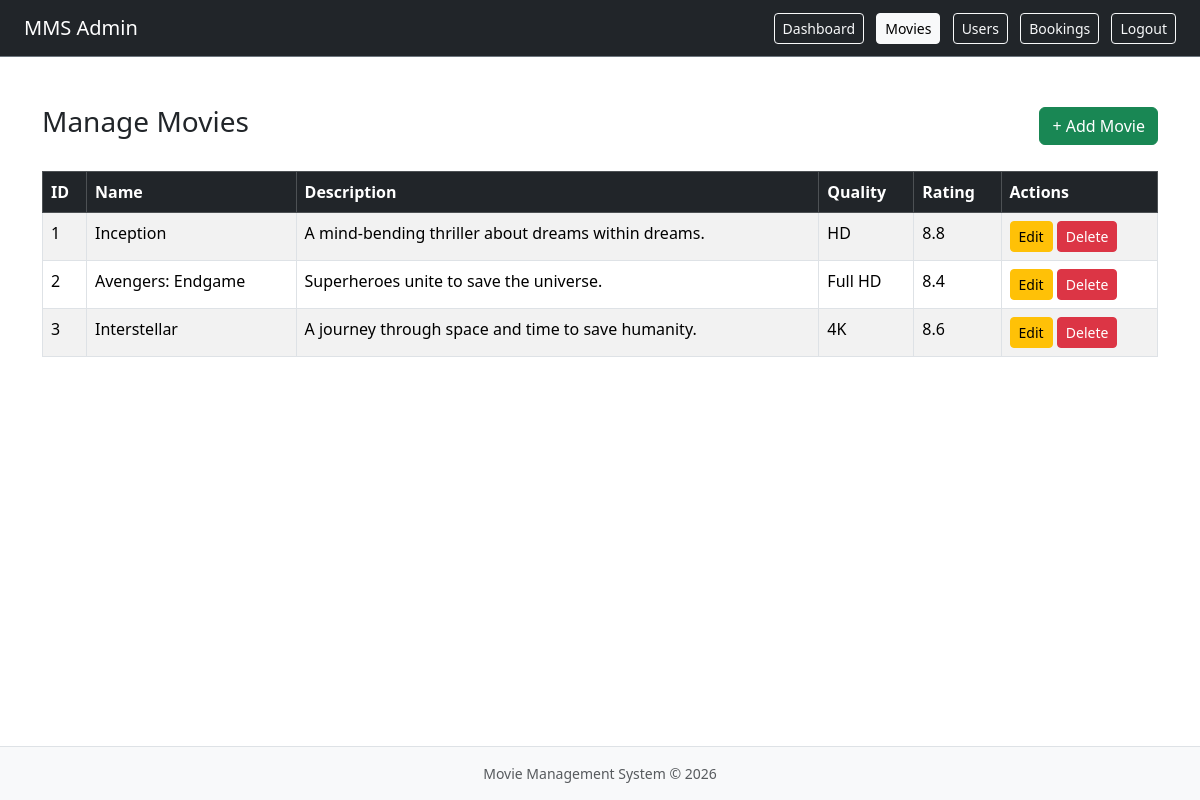
The app's page /admin/manage_movies.php (signed in) with its own data.
### tables this page shows
CREATE TABLE `movies` (
  `id` int NOT NULL AUTO_INCREMENT,
  `movie_name` varchar(250) NOT NULL,
  `movie_desc` varchar(250) NOT NULL,
  `movie_quality` varchar(250) NOT NULL,
  `movie_rating` varchar(250) NOT NULL,
  `movie_image` varchar(250) NOT NULL,
  PRIMARY KEY (`id`)
);

### admin/manage_movies.php (the view, shortened to what this page needs)
<?php
require_once __DIR__ . "/../config.php";
require_once __DIR__ . "/../helpers.php";
$movies = [];
$result = mysqli_query($conn, "SELECT * FROM movies ORDER BY id");
while ($row = mysqli_fetch_assoc($result)) {
    $movies[] = $row;
}
?>
<!DOCTYPE html>
<html lang="en">
<head>
    <link href="
https://cdn.jsdelivr.net/npm/bootstrap@5.3.8/dist/css/bootstrap.min.css
"
          rel="stylesheet"
>
</head>
<body class="d-flex flex-column min-vh-100">
<nav class="navbar navbar-dark bg-dark px-4 border-bottom border-secondary">
    <span class="navbar-brand">MMS Admin</span>
    <div>
        <a href="dashboard.php" class="btn btn-outline-light btn-sm me-2">Dashboard</a>
        <a href="manage_movies.php" class="btn btn-light btn-sm me-2">Movies</a>
        <a href="manage_users.php" class="btn btn-outline-light btn-sm me-2">Users</a>
        <a href="manage_bookings.php" class="btn btn-outline-light btn-sm me-2">Bookings</a>
        <a href="../logout.php" class="btn btn-outline-light btn-sm">Logout</a>
    </div>
</nav>
<div class="container mt-5">
    <div class="d-flex justify-content-between align-items-center mb-4">
        <h3>Manage Movies</h3>
        <button class="btn btn-success" data-bs-toggle="modal" data-bs-target="#addModal">
            + Add Movie
        </button>
    </div>
    <table class="table table-bordered table-striped">
        <thead class="table-dark">
            <tr>
                <th>ID</th>
                <th>Name</th>
                <th>Description</th>
                <th>Quality</th>
                <th>Rating</th>
                <th>Actions</th>
            </tr>
        </thead>
        <tbody>
            <?php foreach ($movies as $movie): ?>
                <?php $movie_id = (int) $movie["id"]; ?>
                <tr>
                    <td><?php echo safe_text($movie_id); ?></td>
                    <td><?php echo safe_text($movie["movie_name"]); ?></td>
                    <td><?php echo safe_text($movie["movie_desc"]); ?></td>
                    <td><?php echo safe_text($movie["movie_quality"]); ?></td>
                    <td><?php echo safe_text($movie["movie_rating"]); ?></td>
                    <td>
                        <button class="btn btn-warning btn-sm"
                                data-bs-toggle="modal"
                                data-bs-target="#editModal<?php echo safe_text($movie_id); ?>">
                            Edit
                        </button>
                        <a href="manage_movies.php?delete=<?php echo safe_text($movie_id); ?>"
                           class="btn btn-danger btn-sm"
                           onclick="return confirm('Are you sure?')">
                            Delete
                        </a>
                    </td>
                </tr>
            <?php endforeach; ?>
        </tbody>
    </table>
</div>
</body>
</html>

### records on screen
movies: id "1", movie_name "Inception", movie_desc "A mind-bending thriller about dreams within dreams.", movie_quality "HD", movie_rating "8.8"
movies: id "2", movie_name "Avengers: Endgame", movie_desc "Superheroes unite to save the universe.", movie_quality "Full HD", movie_rating "8.4"
movies: id "3", movie_name "Interstellar", movie_desc "A journey through space and time to save humanity.", movie_quality "4K", movie_rating "8.6"
